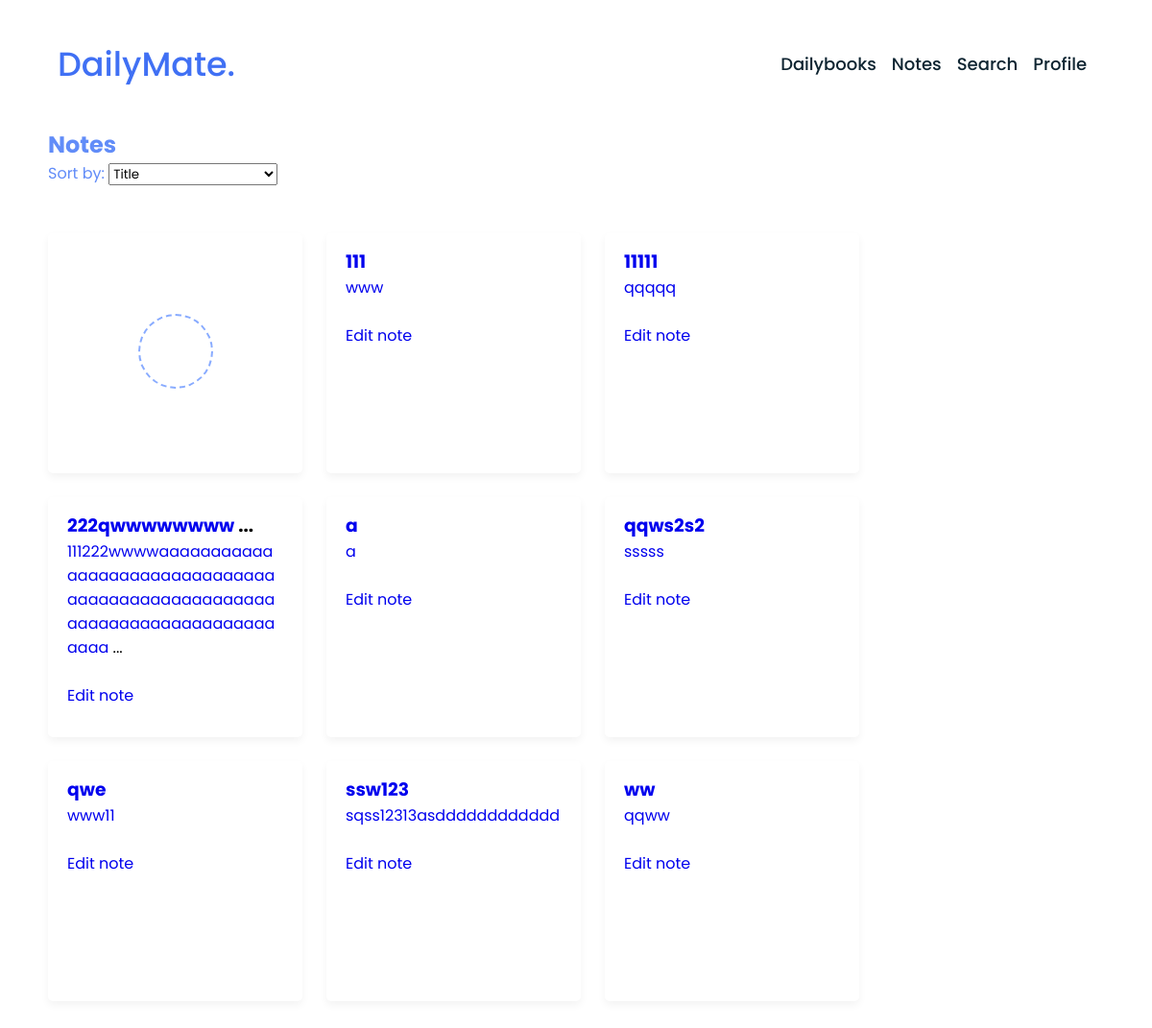
The app's page /www/notes/ (signed in) with its own data.
### dailybook/models.py (models this page shows, shortened)
class Entry(models.Model):
    author = models.ForeignKey(User, on_delete=models.CASCADE)  # добавьте это поле
    title = models.CharField(max_length=100)
    content = models.TextField()

### dailybook/views.py (the view)
# urls.py: path('<str:username>/notes/', note_list, name='note_list'),
@login_required
def note_list(request, username):
    print(request.user.username, username)
    if request.user.username != username:
        return render(request, 'error/access_denied.html', status=403)
    else:
        try:
            user = User.objects.get(username=username)
        except User.DoesNotExist:
            raise Http404("User does not exist")
        sort_by = request.GET.get('sort_by')
        if sort_by == 'title':
            entries = Entry.objects.filter(author=user).order_by('title')
        else:
            entries = Entry.objects.filter(author=user).order_by('-title')
        return render(request, 'main/note_list.html', {'entries': entries})

### dailybook/templates/main/note_list.html (shortened to what this page needs)
{% extends 'base.html' %}
{% load static %}
{% block head %}
    <link rel="stylesheet" href="{% static 'css/note_list.css' %}">
    <link rel="stylesheet" href="https://unicons.iconscout.com/release/v4.0.0/css/line.css">
{% endblock %}
{% block content %}
    <h2 style="color: #618cf8; margin-left: 50px;">Notes</h2>
    <form id="sortForm" method="get">
        <label for="sort_by" style="color: #618cf8; margin-left: 50px;">Sort by:</label>
        <select name="sort_by" id="sort_by">
            <option value="title">Title</option>
        </select>
    </form>
    <div class="wrapper">
        <li class="add-box">
            <a href="{% url 'entry_create' username=request.user.username %}" class="add-link">
                <div class="icon"></div>
            </a>
        </li>
        {% for entry in entries reversed %}
            <li>
                <h3><a href="{% url 'entry_detail' username=entry.author.username pk=entry.pk %}">{{ entry.title|slice:":12" }}</a>
                    {% if entry.title|length > 12 %}
                        ...
                    {% endif %}
                </h3>
                <a href="{% url 'entry_detail' username=entry.author.username pk=entry.pk %}">{{ entry.content|slice:":85" }}</a>
                {% if entry.content|length > 85 %}
                    ...
                {% endif %}
                <br>
                <div class="edit">
                    <a href="{% url 'entry_edit' username=entry.author.username pk=entry.pk  %}">Edit note</a>
                </div>
            </li>
        {% endfor %}
    </div>
{% endblock %}

### dailybook/static/css/profile.css (style rules this page uses)
* { margin: 0; padding: 0; box-sizing: border-box; text-decoration: none; scroll-behavior: smooth; }

### dailybook/static/css/note_list.css (style rules this page uses)
* { margin: 0; padding: 0; box-sizing: border-box; font-family: 'Poppins', sans-serif; }
.wrapper { margin: 50px; display: grid; gap: 25px; grid-template-columns: repeat(auto-fill, 265px); }
.wrapper li { height: 250px; list-style: none; border-radius: 5px; padding: 15px 20px 20px; background: #fff; word-wrap: break-word; overflow-wrap: break-word; box-shadow: 0 4px 8px rgba(0,0,0,0.05); }
.add-box, .icon, .bottom-content, .popup, header, .settings .menu li { display: flex; align-items: center; justify-content: space-between; }
.add-box { cursor: pointer; flex-direction: column; justify-content: center; }
.add-box .icon { height: 78px; width: 78px; color: #88ABFF; font-size: 40px; border-radius: 50%; justify-content: center; border: 2px dashed #88ABFF; }

### records on screen
Entry: title "111", content "www"
Entry: title "11111", content "qqqqq"
Entry: title "222qwwwwwwww", content "111222wwwwaaaaaaaaaaaaaaaaaaaaaaaaaaaaaaaaaaaaaaaaaaaaaaaaaaaaaaaaaaaaaaaaaaaaaaaaaaa"
Entry: title "a", content "a"
Entry: title "qqws2s2", content "sssss"
Entry: title "qwe", content "www11"
Entry: title "ssw123", content "sqss12313asdddddddddddd"
Entry: title "ww", content "qqww"
